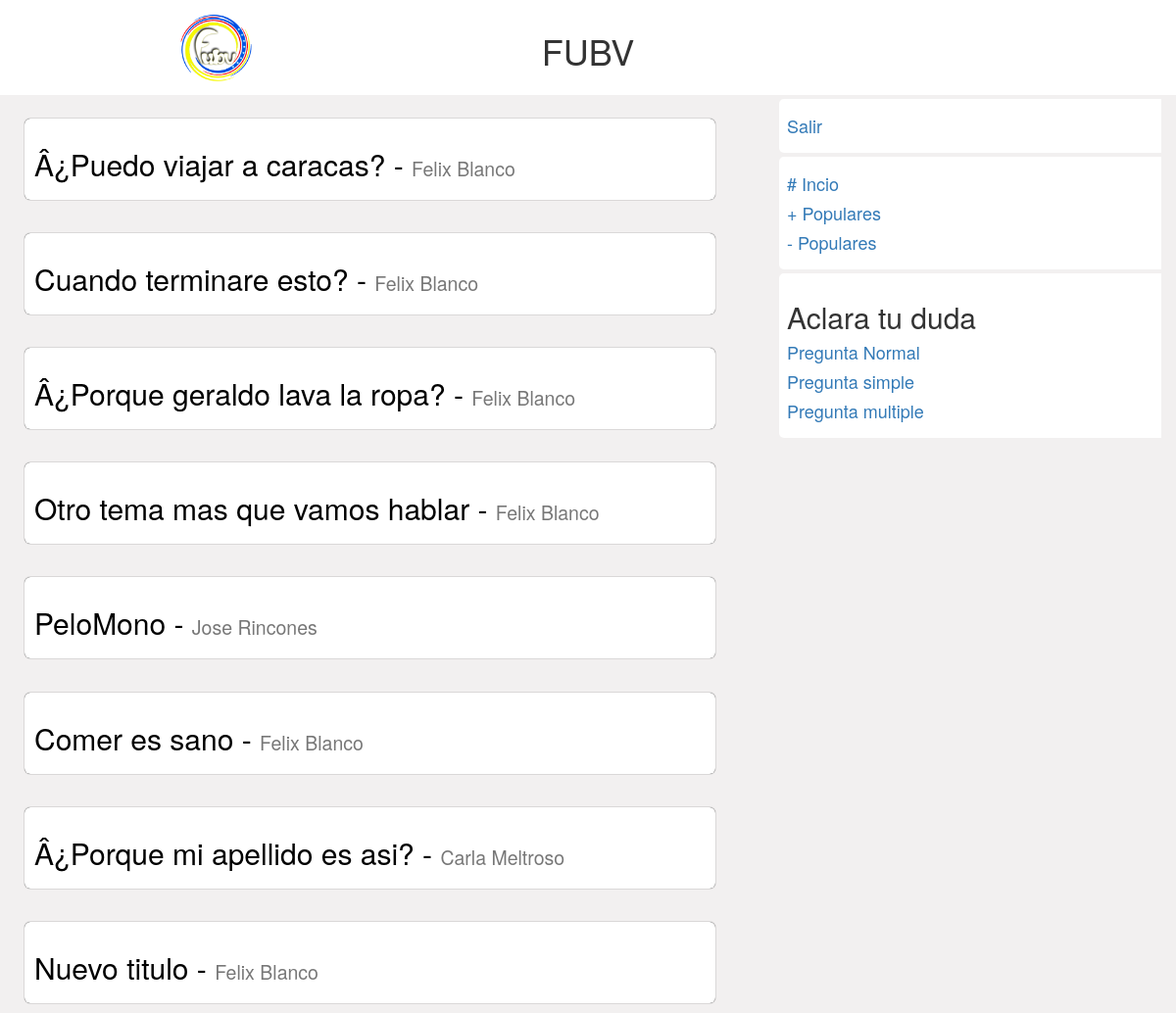
The page / (signed in) on the database its author committed.
### tables this page shows
CREATE TABLE IF NOT EXISTS `tema` (
`id` int(11) NOT NULL,
  `titulo` varchar(100) NOT NULL,
  `pregunta` varchar(500) NOT NULL,
  `id_persona` int(11) NOT NULL
);

CREATE TABLE IF NOT EXISTS `persona` (
`id` int(11) NOT NULL,
  `nombre` varchar(20) NOT NULL,
  `apellido` varchar(20) NOT NULL,
  `correo` varchar(20) NOT NULL,
  `clave` varchar(20) NOT NULL
);

CREATE TABLE IF NOT EXISTS `tema_simple` (
`id` int(11) NOT NULL,
  `titulo` varchar(500) NOT NULL,
  `option_uno` varchar(200) NOT NULL,
  `option_dos` varchar(200) NOT NULL,
  `id_pers` varchar(50) NOT NULL
);

### index.php (called while the page is built)
<?php
	require("controlador/inicio.php");
	$obj=new inicio;
	$obj->user($_SESSION['statud'],$_SESSION['id'],$_SESSION['user']);
?>

### modelo/dbInicio.php (the view, shortened to what this page needs)
<?php
class dbInicio extends conex{
	function dbPublicar_preguntar(){
		$Q_pregunta=mysql_query("select * from tema,persona where persona.id=tema.id_persona order by (tema.id) DESC ");
		while ($r_pregunta=mysql_fetch_array($Q_pregunta)) {
			echo "
				<div class='row'>
				<article>
					<a href='post.php?w=".$r_pregunta['0']."'><div class='cont'>
						<h2>".$r_pregunta['titulo']." - <small>
						".$r_pregunta['nombre']." ".$r_pregunta['apellido']."</small>
						</h2></a>
					</div>
				</article></div>";
		}
	}
	function dbPublicar_preguntar_simple(){
		$Q_pregunta_simple=mysql_query("select * from tema_simple,persona where persona.id=tema_simple.id_pers order by (tema_simple.id) DESC ");
		while ($r_pregunta_simple=mysql_fetch_array($Q_pregunta_simple)) {
			echo "
				<div class='row'>
				<article>
					<a href='post_simple.php?w=".$r_pregunta_simple['0']."'><div class='cont'>
						<h2>".$r_pregunta_simple['titulo']." - <small>
						".$r_pregunta_simple['nombre']." ".$r_pregunta_simple['apellido']."</small>
						</h2></a>
					</div>
				</article></div>";
		}
	}
}
?>

### public/css/estilo.css (style rules this page uses)
body { background-color: #F2F0F0; }
header { background-color: white; padding: 1%; }
header img { width: 22%; }
article { padding: 10px; width: 93%; }
article a { text-align: none; color: black; }
.cont { background-color: white; border-radius: 6px; box-shadow: 0px 0px 1px black; margin-top: 2%; padding: 10px; }
.pa_menu { background-color: white; border-radius: 5px 0px 0px 5px; margin-bottom: 1%; margin-top: 1%; padding: 8px; }

### rows shown on the page
tema: titulo "Â¿Puedo viajar a caracas?", id_persona.nombre "Felix", id_persona.apellido "Blanco"
tema: titulo "Cuando terminare esto?", id_persona.nombre "Felix", id_persona.apellido "Blanco"
tema: titulo "Â¿Porque geraldo lava la ropa?", id_persona.nombre "Felix", id_persona.apellido "Blanco"
tema: titulo "Otro tema mas que vamos hablar", id_persona.nombre "Felix", id_persona.apellido "Blanco"
tema: titulo "PeloMono", id_persona.nombre "Jose", id_persona.apellido "Rincones"
tema: titulo "Comer es sano", id_persona.nombre "Felix", id_persona.apellido "Blanco"
tema: titulo "Â¿Porque mi apellido es asi?", id_persona.nombre "Carla", id_persona.apellido "Meltroso"
tema_simple: titulo "Nuevo titulo", persona.nombre "Felix", persona.apellido "Blanco"

### other values the page prints
file_get_contents("vista/encabezado.html") "FUBV"
$User_info_menu "Salir"
file_get_contents("vista/menu_uno.html") "# Incio + Populares - Populares"
file_get_contents("vista/pregunta.html") "Aclara tu duda Pregunta Normal Pregunta simple Pregunta multiple"
